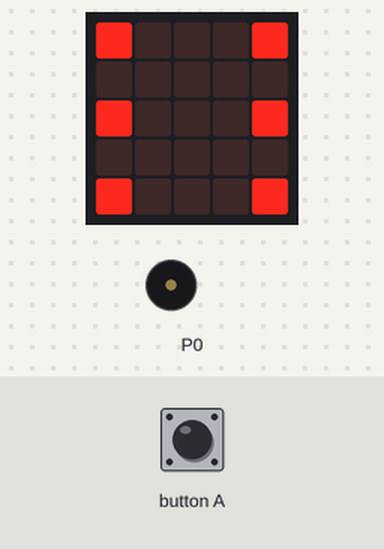
Bench run of a program on a simulated BBC micro:bit (MakeCode). Shown: the board's 5×5 LED display, buzzer (waves = sounding). Inputs (shaded band) come from the test bench. Random numbers come from a fixed seed.

Above: at 6.7 s.
At 9.8 s:
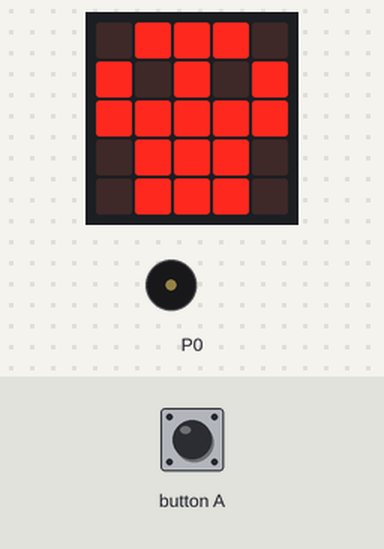
9.9 s: button A pressed for 0.15 s
At 10.6 s:
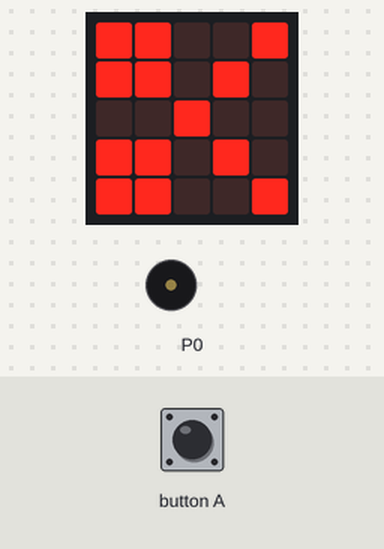
At 16.5 s:
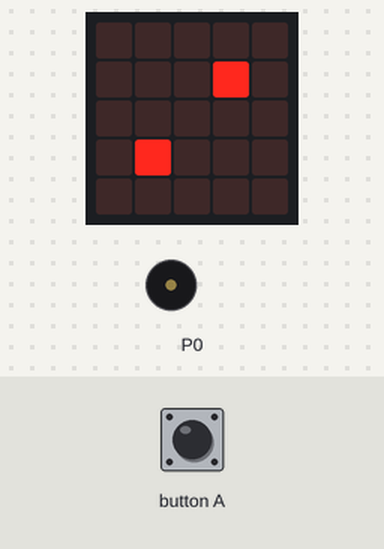
Timing chart, 0 to 18.0 s (numbered marks = the images above; inputs shaded):
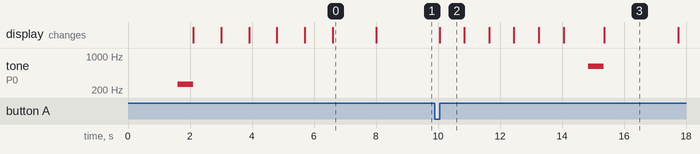

Measured:
- after the input at 9.9 s, tone on P0: silent → 622 Hz after 5.0 s, → silent 0.50 s later; the display: changes after 0.15 s (image 2)
- what the display in image 0 shows lasts 1.4 s, from 6.6 s to 8.0 s
- what the display in image 2 shows lasts 0.8 s, from 10.1 s to 10.9 s

The program:

main.ts
```typescript
input.onButtonPressed(Button.A, function () {
    for (let index = 0; index < 3; index++) {
        basic.showIcon(IconNames.Scissors)
        basic.pause(200)
        basic.showIcon(IconNames.Square)
        basic.pause(200)
    }
    rd = randint(1, 6)
    music.play(music.tonePlayable(622, music.beat(BeatFraction.Whole)), music.PlaybackMode.UntilDone)
    if (rd == 1) {
        basic.showLeds(`
            . . . . .
            . . . . .
            . . # . .
            . . . . .
            . . . . .
            `)
    } else if (rd == 2) {
        basic.showLeds(`
            . . . . .
            . . . # .
            . . . . .
            . # . . .
            . . . . .
            `)
    } else if (rd == 3) {
        basic.showLeds(`
            # . . . .
            . . . . .
            . . # . .
            . . . . .
            . . . . #
            `)
    } else if (rd == 4) {
        basic.showLeds(`
            . . # . .
            . . . . .
            # . . . #
            . . . . .
            . . # . .
            `)
    } else if (rd == 5) {
        basic.showLeds(`
            # . . . #
            . . . . .
            . . # . .
            . . . . .
            # . . . #
            `)
    } else {
        basic.showLeds(`
            # . . . #
            . . . . .
            # . . . #
            . . . . .
            # . . . #
            `)
    }
    basic.pause(2000)
    basic.showIcon(IconNames.Skull)
})
let rd = 0
basic.showIcon(IconNames.Heart)
basic.pause(1000)
music.play(music.tonePlayable(262, music.beat(BeatFraction.Whole)), music.PlaybackMode.UntilDone)
basic.showLeds(`
    . . . . .
    . . . . .
    . . # . .
    . . . . .
    . . . . .
    `)
basic.pause(500)
basic.showLeds(`
    . . . . .
    . . . # .
    . . . . .
    . # . . .
    . . . . .
    `)
basic.pause(500)
basic.showLeds(`
    # . . . .
    . . . . .
    . . # . .
    . . . . .
    . . . . #
    `)
basic.pause(500)
basic.showLeds(`
    . . # . .
    . . . . .
    # . . . #
    . . . . .
    . . # . .
    `)
basic.pause(500)
basic.showLeds(`
    # . . . #
    . . . . .
    . . # . .
    . . . . .
    # . . . #
    `)
basic.pause(500)
basic.showLeds(`
    # . . . #
    . . . . .
    # . . . #
    . . . . .
    # . . . #
    `)
basic.pause(1000)
basic.showIcon(IconNames.Skull)
basic.forever(function () {

})
```

test.ts
```typescript
// 在這裡測試；當此封包作為擴充功能時，將不會編譯此內容。
```
